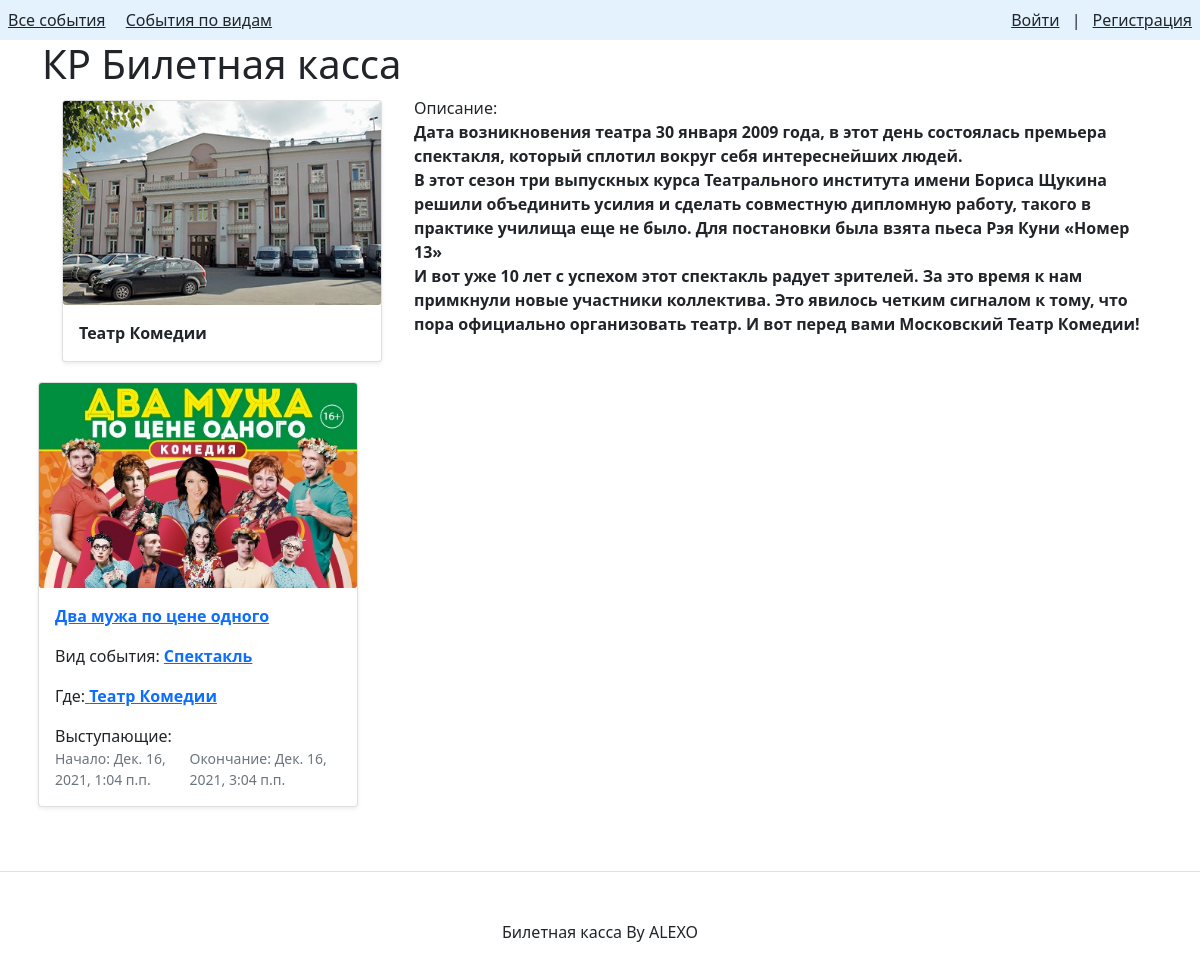
The app's page /location/Театр Комедии/ with its own data.
### events/models.py (models this page shows, shortened)
class Location(models.Model):
    name = models.CharField(verbose_name='Название площадки', max_length=100)
    description = models.TextField(verbose_name='Описание', max_length=10000)
    address = models.CharField(verbose_name='Адрес площадки', max_length=200)
    artists = models.ManyToManyField('Artist', verbose_name='Выступающие',
                                     blank=True)
    image = models.ImageField(upload_to='events/', blank=True, null=True,
                              verbose_name="Картинка к площадке",
                              help_text="Загрузить выбранную")
    class Meta:
        verbose_name = 'Место'
        verbose_name_plural= 'Места'

class Event(models.Model):
    name = models.CharField(verbose_name='Название мероприятия',
                            max_length=100)
    description = models.TextField(verbose_name='Описание', max_length=10000)
    kind = models.ForeignKey('EventKind', on_delete=models.CASCADE,
                             related_name='events',
                             verbose_name='Вид мероприятия')
    location = models.ForeignKey('Location', on_delete=models.CASCADE,
                                 related_name='events',
                                 verbose_name='Место проведения')
    start_date = models.DateTimeField(verbose_name='Дата и время '
                                                   'начала мероприятия')
    end_date = models.DateTimeField(verbose_name='Дата и время '
                                                 'окончания мероприятия')
    image = models.ImageField(upload_to='events/', blank=True, null=True,
                              verbose_name="Картинка к событию",
                              help_text="Загрузить выбранную")
    artists = models.ManyToManyField('Artist', verbose_name='Выступающие')
    pub_date = models.DateTimeField(verbose_name="Дата публикации",
                                    auto_now_add=True,
                                    help_text="Автоматически заполняется "
                                              "сегодняшней датой")
    class Meta:
        ordering = ["-pub_date"]
        verbose_name = 'События'
        verbose_name_plural= verbose_name

class EventKind(models.Model):
    name = models.CharField(verbose_name='Название вида события',
                            max_length=100)
    description = models.TextField(verbose_name='Описание', max_length=1000)
    class Meta:
        verbose_name = 'Вид события'
        verbose_name_plural= 'Виды событий'

### events/views.py (the view)
# urls.py: path('location/<str:name>/', views.location_view, name='location'),
def location_view(request, name):
    location = get_object_or_404(Location, name=name)
    events = location.events.all()
    paginator = Paginator(events, PAGINATOR_PER_PAGE)
    page_number = request.GET.get('page')
    page = paginator.get_page(page_number)
    return  render(
        request,
        'location.html',
        {'location': location, 'page': page, 'paginator': paginator}
    )

### events/templates/location.html (shortened to what this page needs)
{% extends "base.html" %}
{% block content %}
    <main role="main" class="container">
    <div class="row align-items-start">
        <div class="col-md-auto">
    <div class="card mb-3 mt-1 mx-2 p-0 shadow-sm" style="width: 20em">
  {% load thumbnail %}
  {% thumbnail location.image "960x960" crop="center" upscale=True as im %}
  <img class="card-img" src="{{ im.url }}" />
  {% endthumbnail %}
  <div class="card-body">
    <p class="card-text">
          <strong class="d-block text-gray-dark">{{ location.name }}</strong>
    </p></div>
  </div>
        </div><div class="col">
    Описание: <strong class="d-block text-gray-dark">{{ location.description| linebreaksbr}}</strong>
    </div></div></main>
    <div class="card-deck row">
    {% for event in page %}
        {% include "event_card.html" with event=event%}
    {% endfor %}
    </div>
{% endblock %}

### events/templates/event_card.html (shortened to what this page needs)
<div class="card mb-3 mt-1 mx-2 p-0 shadow-sm" style="width: 20em">
  {% load thumbnail %}
  {% thumbnail event.image "960x960" crop="center" upscale=True as im %}
  <img class="card-img" src="{{ im.url }}" />
  {% endthumbnail %}
  <div class="card-body">
    <p class="card-text">
      <a href="{% url 'event' event.id %}">
          <strong class="d-block text-gray-dark">{{ event.name }}</strong>
      </a>
    </p>
    Вид события: <a href="{% url 'kind' event.kind.name %}">
      <strong class=" text-gray-dark">{{ event.kind.name }}</strong>
    </a>
      <p></p>Где:<a href="{% url 'location' event.location.name %}">
      <strong class=" text-gray-dark">{{ event.location.name }}</strong>
    </a>
    <p></p>Выступающие:
    <div class="d-flex justify-content-between align-items-center">
      <small class="text-muted">Начало: {{ event.start_date }}</small>
      <small class="text-muted">Окончание: {{ event.end_date }}</small>
    </div>
  </div>
</div>

### records on screen
Location: name "Театр Комедии", description "Дата возникновения театра 30 января 2009 года, в этот день состоялась премьера спектакля, который сплотил вокруг себя интереснейших людей. В этот сезон три выпускных курса Театрального института имени Бориса Щукина решили объединить усилия и сделать совместную дипломную работу, такого в практике училища еще не было. Для постановки была взята пьеса Рэя Куни «Номер 13» И вот уже 10 лет с успехом этот спектакль радует зрителей. За это время к нам примкнули новые участники коллектива. Это явилось четким сигналом к тому, что пора официально организовать театр. И вот перед вами Московский Театр Комедии!"
Event: name "Два мужа по цене одного", kind.name "Спектакль", location.name "Театр Комедии", start_date "Дек. 16, 2021, 1:04 п.п.", end_date "Дек. 16, 2021, 3:04 п.п."
